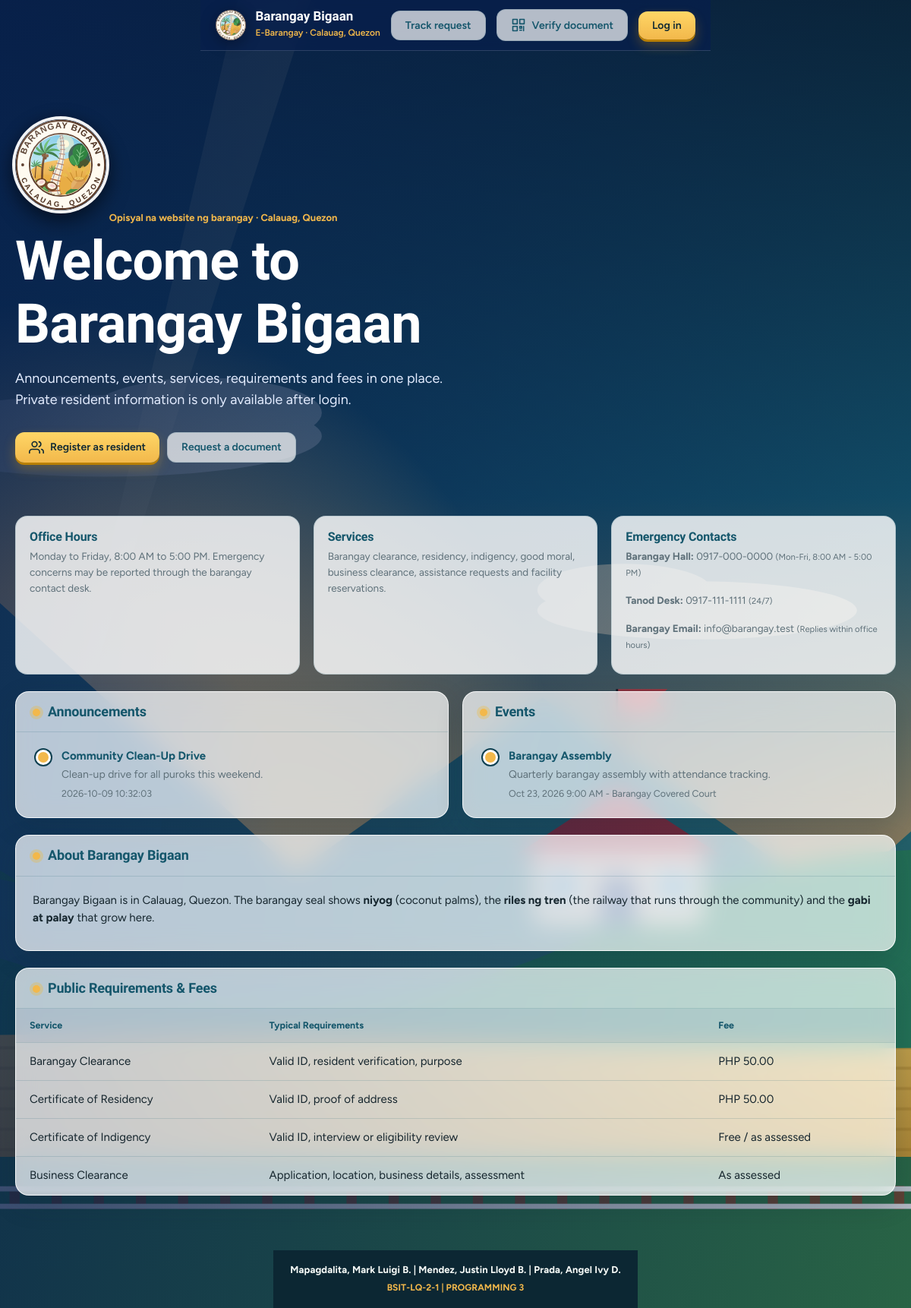
The page / on the database its author committed.
### tables this page shows
CREATE TABLE public_contacts (
    id INT AUTO_INCREMENT PRIMARY KEY,
    label VARCHAR(150) NOT NULL,
    contact_type VARCHAR(60) NOT NULL DEFAULT 'Office',
    value VARCHAR(255) NOT NULL,
    availability VARCHAR(150),
    status VARCHAR(30) NOT NULL DEFAULT 'Active',
    created_at DATETIME NOT NULL
);

CREATE TABLE service_records (
    id INT AUTO_INCREMENT PRIMARY KEY,
    module_slug VARCHAR(80) NOT NULL,
    reference_no VARCHAR(60) NOT NULL UNIQUE,
    title VARCHAR(180) NOT NULL,
    resident_id INT NULL,
    requester_name VARCHAR(160),
    category VARCHAR(120),
    description TEXT,
    respondent_name VARCHAR(160) NULL,
    location VARCHAR(255) NULL,
    amount DECIMAL(10,2) DEFAULT 0,
    payment_method VARCHAR(40) NULL,
    payment_reference VARCHAR(100) NULL,
    attachment_path VARCHAR(255) NULL,
    attachment_name VARCHAR(255) NULL,
    status VARCHAR(80) NOT NULL DEFAULT 'Pending',
    priority VARCHAR(40) DEFAULT 'Normal',
    due_date DATE NULL,
    assigned_to INT NULL,
    created_by INT NULL,
    updated_by INT NULL,
    created_at DATETIME NOT NULL,
    updated_at DATETIME NOT NULL,
    deleted_at DATETIME NULL,
    deleted_by INT NULL,
    deleted_status VARCHAR(80) NULL,
    KEY idx_records_module_status (module_slug, status),
    KEY idx_records_due_date (due_date),
    KEY idx_records_resident (resident_id),
    KEY idx_records_updated (updated_at),
    FOREIGN KEY (resident_id) REFERENCES residents(id) ON DELETE SET NULL,
    FOREIGN KEY (assigned_to) REFERENCES users(id) ON DELETE SET NULL,
    FOREIGN KEY (created_by) REFERENCES users(id) ON DELETE SET NULL,
    FOREIGN KEY (updated_by) REFERENCES users(id) ON DELETE SET NULL
);

CREATE TABLE events (
    id INT AUTO_INCREMENT PRIMARY KEY,
    title VARCHAR(180) NOT NULL,
    description TEXT,
    event_date DATE NOT NULL,
    event_time TIME NULL,
    location VARCHAR(180) NOT NULL,
    organizer VARCHAR(160),
    status VARCHAR(40) NOT NULL DEFAULT 'Scheduled',
    created_by INT NULL,
    created_at DATETIME NOT NULL,
    updated_at DATETIME NOT NULL,
    KEY idx_events_date (event_date),
    FOREIGN KEY (created_by) REFERENCES users(id) ON DELETE SET NULL
);

### includes/functions.php (called while the page is built, shortened)
<?php
function e(mixed $value): string
{
    return htmlspecialchars((string) $value, ENT_QUOTES, 'UTF-8');
}
function base_url(): string
{
    $script = str_replace('\\', '/', dirname($_SERVER['SCRIPT_NAME'] ?? ''));
    $base = preg_replace('#/(modules|public)$#', '', $script);
    return rtrim($base === '/' ? '' : $base, '/');
}
function app_url(string $path = ''): string
{
    return base_url() . '/' . ltrim($path, '/');
}
function fetch_all(string $sql, array $params = []): array
{
    $stmt = db()->prepare($sql);
    $stmt->execute($params);
    return $stmt->fetchAll();
}
function peso(mixed $amount): string
{
    return 'PHP ' . number_format((float) $amount, 2);
}

### config/database.php (called while the page is built, shortened)
<?php
function db(): PDO
{
    static $pdo = null;
    if ($pdo instanceof PDO) {
        return $pdo;
    }
    $dsn = 'mysql:host=' . DB_HOST . ';dbname=' . DB_NAME . ';charset=' . DB_CHARSET;
    $pdo = new PDO($dsn, DB_USER, DB_PASS, [
        PDO::ATTR_ERRMODE => PDO::ERRMODE_EXCEPTION,
        PDO::ATTR_DEFAULT_FETCH_MODE => PDO::FETCH_ASSOC,
        PDO::ATTR_EMULATE_PREPARES => false,
    ]);
    return $pdo;
}

### includes/app.php (called while the page is built, shortened)
<?php
function module_categories(string $slug): array
{
    $map = [
        'documents' => [
            'Barangay Clearance' => 50.00,
            'Certificate of Indigency' => 0.00,
            'Certificate of Residency' => 50.00,
            'Business Permit Clearance' => 150.00,
            'Good Moral Certificate' => 0.00,
            'Low Income Certificate' => 0.00,
            'No Property Certificate' => 0.00,
        ],
        'complaints' => [
            'Blotter' => 0.00,
            'Complaint' => 0.00,
            'Katarungang Pambarangay' => 0.00,
            'VAWC' => 0.00,
            'BCPC' => 0.00,
        ],
    ];
    return $map[$slug] ?? [];
}
function document_fee(string $category): float
{
    return (float) (module_categories('documents')[$category] ?? 0.0);
}

### includes/auth.php (called while the page is built, shortened)
<?php
function current_user(): ?array
{
    if (empty($_SESSION['user_id'])) {
        return null;
    }
    $user = fetch_one(
        'SELECT users.*, roles.slug AS role_slug, roles.name AS role_name
         FROM users
         JOIN roles ON roles.id = users.role_id
         WHERE users.id = ?',
        [(int) $_SESSION['user_id']]
    );
    return $user ?: null;
}

### public/index.php (the view, shortened to what this page needs)
<?php
require_once __DIR__ . '/../includes/layout.php';
$announcements = [];
$events = [];
$contacts = [];
try {
    $announcements = fetch_all(
        "SELECT * FROM service_records
         WHERE module_slug = 'announcements' AND status IN ('Ready for Release', 'Completed', 'Processing')
         ORDER BY due_date DESC, updated_at DESC
         LIMIT 6"
    );
    $events = fetch_all(
        "SELECT * FROM events
         WHERE status = 'Scheduled' AND event_date >= CURDATE()
         ORDER BY event_date ASC, event_time ASC
         LIMIT 6"
    );
    $contacts = fetch_all("SELECT * FROM public_contacts WHERE status = 'Active' ORDER BY id");
} catch (Throwable $error) {
    $portalNotice = 'Import database/schema.sql in phpMyAdmin to show live announcements and events.';
}
render_header('Public Portal', ['body_class' => 'public-page', 'public' => true]);
?>
<nav class="portal-nav">
    <?= brand_block('brand', 'public/index.php') ?>
    <a class="btn btn-ghost" href="<?= e(app_url('public/track.php')) ?>">Track request</a>
    <a class="btn btn-ghost" href="<?= e(app_url('public/verify.php')) ?>"><?= icon('qr') ?>Verify document</a>
    <a class="btn btn-secondary" href="<?= e(app_url('login.php')) ?>">Log in</a>
</nav>
<div class="portal-wrap">
<section class="portal-hero">
    <img class="brand-logo" src="<?= e(app_url('assets/img/logo.svg')) ?>" alt="Seal of <?= e(APP_BARANGAY) ?>">
    <span class="eyebrow">Opisyal na website ng barangay &middot; <?= e(APP_MUNICIPALITY) ?>, <?= e(APP_PROVINCE) ?></span>
    <h1>Welcome to <?= e(APP_BARANGAY) ?></h1>
    <p>Announcements, events, services, requirements and fees in one place. Private resident information is only available after login.</p>
    <div class="hero-actions">
        <a class="btn btn-secondary" href="<?= e(app_url('register.php')) ?>"><?= icon('users') ?>Register as resident</a>
        <a class="btn btn-ghost" href="<?= e(app_url('login.php')) ?>">Request a document</a>
    </div>
</section>
<section class="grid grid-3">
    <article class="module-card">
        <h3>Office Hours</h3>
        <p>Monday to Friday, 8:00 AM to 5:00 PM. Emergency concerns may be reported through the barangay contact desk.</p>
    </article>
    <article class="module-card">
        <h3>Services</h3>
        <p>Barangay clearance, residency, indigency, good moral, business clearance, assistance requests and facility reservations.</p>
    </article>
    <article class="module-card">
        <h3>Emergency Contacts</h3>
        <?php if ($contacts): ?>
            <?php foreach ($contacts as $contact): ?>
                <p><strong><?= e($contact['label']) ?>:</strong> <?= e($contact['value']) ?><?= $contact['availability'] ? ' <small>(' . e($contact['availability']) . ')</small>' : '' ?></p>
            <?php endforeach; ?>
        <?php else: ?>
            <p>Barangay Hall: 0917-000-0000. Tanod Desk: 0917-111-1111. Email: info@barangay.test.</p>
        <?php endif; ?>
    </article>
</section>
<section class="grid grid-2">
    <div class="panel">
        <div class="panel-header"><h2>Announcements</h2></div>
        <div class="panel-body">
            <ul class="timeline">
                <?php foreach ($announcements as $item): ?>
                    <li><strong><?= e($item['title']) ?></strong><p><?= e($item['description']) ?></p><small><?= e($item['updated_at']) ?></small></li>
                <?php endforeach; ?>
            </ul>
        </div>
    </div>
    <div class="panel">
        <div class="panel-header"><h2>Events</h2></div>
        <div class="panel-body">
            <ul class="timeline">
                <?php foreach ($events as $item): ?>
                    <li><strong><?= e($item['title']) ?></strong><p><?= e($item['description']) ?></p><small><?= e(date('M j, Y', strtotime($item['event_date']))) ?><?= $item['event_time'] ? ' ' . e(date('g:i A', strtotime($item['event_time']))) : '' ?> - <?= e($item['location']) ?></small></li>
                <?php endforeach; ?>
            </ul>
        </div>
    </div>
</section>
<section class="panel">
    <div class="panel-header"><h2>About <?= e(APP_BARANGAY) ?></h2></div>
    <div class="panel-body">
        <p><?= e(APP_BARANGAY) ?> is in <?= e(APP_MUNICIPALITY) ?>, <?= e(APP_PROVINCE) ?>. The barangay seal shows <strong>niyog</strong> (coconut palms), the <strong>riles ng tren</strong> (the railway that runs through the community) and the <strong>gabi at palay</strong> that grow here.</p>
    </div>
</section>
<section class="panel">
    <div class="panel-header"><h2>Public Requirements & Fees</h2></div>
    <div class="table-wrap">
        <table>
            <thead><tr><th>Service</th><th>Typical Requirements</th><th>Fee</th></tr></thead>
            <tbody>
                <tr><td>Barangay Clearance</td><td>Valid ID, resident verification, purpose</td><td><?= e(peso(document_fee('Barangay Clearance'))) ?></td></tr>
                <tr><td>Certificate of Residency</td><td>Valid ID, proof of address</td><td><?= e(peso(document_fee('Certificate of Residency'))) ?></td></tr>
                <tr><td>Certificate of Indigency</td><td>Valid ID, interview or eligibility review</td><td>Free / as assessed</td></tr>
                <tr><td>Business Clearance</td><td>Application, location, business details, assessment</td><td>As assessed</td></tr>
            </tbody>
        </table>
    </div>
</section>
</div>
<?php render_footer(); ?>

### includes/layout.php (shortened to what this page needs)
<?php
function icon(string $name): string
{
    $d = $paths[$name] ?? $paths['file'];
    return '<svg class="icon" viewBox="0 0 24 24" aria-hidden="true"><path d="' . $d . '"/></svg>';
}
function brand_block(string $class = 'brand', string $href = 'dashboard.php'): string
{
    return '<a class="' . $class . '" href="' . e(app_url($href)) . '">'
        . '<img class="brand-logo" src="' . e(app_url('assets/img/logo.svg')) . '" alt="Seal of ' . e(APP_BARANGAY) . '">'
        . '<span><strong>' . e(APP_BARANGAY) . '</strong><small>E-Barangay · ' . e(APP_MUNICIPALITY) . ', ' . e(APP_PROVINCE) . '</small></span></a>';
}
function render_header(string $title, array $options = []): void
{
    $bodyClass = $options['body_class'] ?? '';
    $user = !empty($options['public']) ? null : current_user();
    $layoutUser = $user;
    $unread = $user ? (int) fetch_value('SELECT COUNT(*) FROM notifications WHERE user_id = ? AND is_read = 0', [(int) $user['id']]) : 0;
    ?>
<!doctype html>
<html lang="en">
<head>
    <link rel="stylesheet" href="<?= e(app_url('assets/css/styles.css')) ?>">
</head>
<body class="<?= e($bodyClass) ?>">
<?php if ($user): ?>
    <div class="app-shell">
        <aside class="sidebar" id="sidebar">
            <?= brand_block() ?>
            <nav class="nav" aria-label="Main navigation">
                <a class="nav-link <?= basename($_SERVER['SCRIPT_NAME']) === 'dashboard.php' ? 'active' : '' ?>" href="<?= e(app_url('dashboard.php')) ?>"><?= icon('dashboard') ?>Dashboard</a>
                <?php foreach (group_modules_for_sidebar() as $group => $items): ?>
                    <div class="nav-group"><?= e($group) ?></div>
                    <?php foreach ($items as [$slug, $module]): ?>
                        <a class="nav-link <?= nav_active($slug) ? 'active' : '' ?>" href="<?= e(app_url(module_url($slug))) ?>"><?= module_icon($slug) ?><?= e($module['label']) ?></a>
                    <?php endforeach; ?>
                <?php endforeach; ?>
                <div class="nav-group">Future modules</div>
                <?php foreach (future_modules() as $label): ?>
                    <span class="nav-link locked" title="Future module - not part of the active scope"><?= icon('lock') ?><?= e($label) ?><small>Locked</small></span>
                <?php endforeach; ?>
            </nav>
        </aside>
        <main class="main">
            <header class="topbar">
                <button class="icon-button" type="button" data-toggle-sidebar aria-label="Toggle menu"><?= icon('menu') ?></button>
                <form class="top-search" action="<?= e(app_url('modules/search.php')) ?>" method="get" role="search">
                    <?= icon('search') ?>
                    <input type="search" name="q" placeholder="Search residents, records, payments" value="<?= e($_GET['q'] ?? '') ?>" aria-label="Global search">
                </form>
                <span class="portal-label">Barangay Officials &amp; Admin Portal</span>
                <span class="top-date"><?= e(date('l, F j, Y')) ?></span>
                <a class="notification-pill" href="<?= e(app_url('dashboard.php#notifications')) ?>" aria-label="Notifications">
                    <?= icon('bell') ?><?php if ($unread): ?><span><?= $unread ?></span><?php endif; ?>
                </a>
                <a class="profile-chip" href="<?= e(app_url('modules/profile.php')) ?>" title="My profile">
                    <span class="avatar"><?= e(initials($user['full_name'])) ?></span>
                    <div><strong><?= e($user['full_name']) ?></strong><small><?= e($user['role_name']) ?></small></div>
                </a>
                <a class="notification-pill" href="<?= e(app_url('logout.php')) ?>" aria-label="Log out" title="Log out"><?= icon('logout') ?></a>
            </header>
            <div class="content">
                <?php render_flash(); ?>
<?php else: ?>
        <main class="auth-main">
<?php endif;
}
function render_footer(): void
{
    global $layoutUser;
    $user = $layoutUser ?? current_user();
    ?>
<?php if ($user): ?>
            </div>
            <footer class="system-footer"><strong>Mapagdalita, Mark Luigi B. | Mendez, Justin Lloyd B. | Prada, Angel Ivy D.</strong><span>BSIT-LQ-2-1 | PROGRAMMING 3</span></footer>
        </main>
    </div>
<?php else: ?>
        <footer class="system-footer"><strong>Mapagdalita, Mark Luigi B. | Mendez, Justin Lloyd B. | Prada, Angel Ivy D.</strong><span>BSIT-LQ-2-1 | PROGRAMMING 3</span></footer>
        </main>
<?php endif; ?>
</body>
</html>
<?php
}

### rows shown on the page
public_contacts: label "Barangay Hall", value "0917-000-0000", availability "Mon-Fri, 8:00 AM - 5:00 PM"
public_contacts: label "Tanod Desk", value "0917-111-1111", availability "24/7"
public_contacts: label "Barangay Email", value "info@barangay.test", availability "Replies within office hours"
service_records: title "Community Clean-Up Drive", description "Clean-up drive for all puroks this weekend.", updated_at "2026-10-09 10:32:03"
events: title "Barangay Assembly", description "Quarterly barangay assembly with attendance tracking.", event_date "Oct 23, 2026", event_time "9:00 AM", location "Barangay Covered Court"

### other values the page prints
APP_BARANGAY "Barangay Bigaan"
APP_MUNICIPALITY "Calauag"
APP_PROVINCE "Quezon"
peso(document_fee('Barangay Clearance')) "PHP 50.00"
peso(document_fee('Certificate of Residency')) "PHP 50.00"
